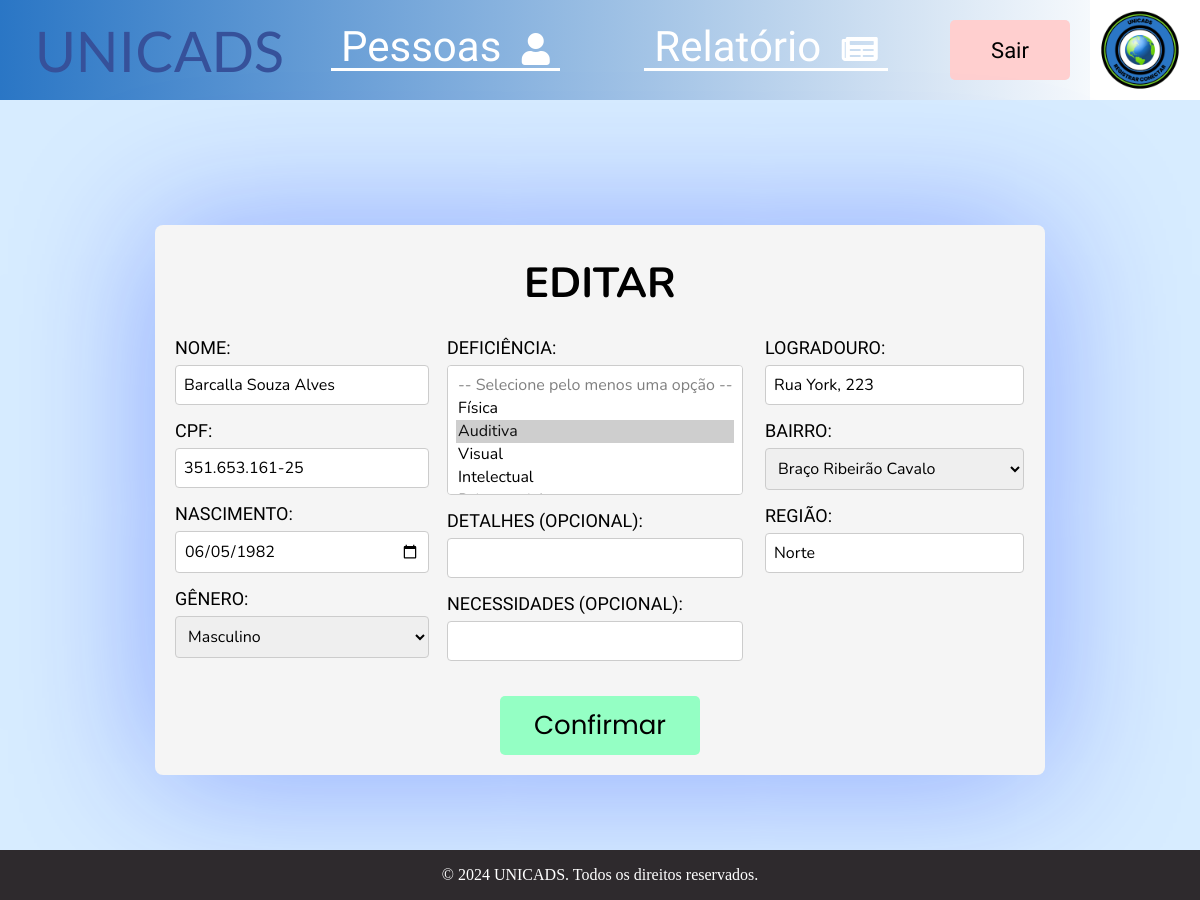
The page /editar-pessoa/119 (signed in) on the database its author committed.
### base/models.py (models this page shows, shortened)
class Pessoa(models.Model):
    nome =  models.CharField(max_length=200, blank=False, null=False)
    cpf = models.CharField(max_length=20)
    data_nasc = models.DateField()
    genero = models.CharField(
        max_length=10,
        choices=[
        ('Masculino', 'Masculino'),
        ('Feminino', 'Feminino'),
    ],
        default='Não informado',
    )
    endereco = models.ForeignKey(Endereco, on_delete=models.SET_NULL, null=True, default=None)
    deficiencias = models.CharField(max_length=100,default='')
    detalhes = models.CharField(max_length=300, default='Não Fornecido')
    necessidades = models.CharField(max_length=300, default='Não Fornecida')

class Endereco(models.Model):
    BAIRROS_CHOICES = [
        ('Água Verde', 'Água Verde'),
        ('Águas Claras', 'Águas Claras'),
        ('Amizade', 'Amizade'),
        ('Barra do Rio Cerro', 'Barra do Rio Cerro'),
        ('Barra do Rio Molha', 'Barra do Rio Molha'),
        ('Boa Vista', 'Boa Vista'),
        ('Braço Ribeirão Cavalo', 'Braço Ribeirão Cavalo'),
        ('Centenário', 'Centenário'),
        ('Centro', 'Centro'),
        ('Chico de Paulo', 'Chico de Paulo'),
        ('Czerniewicz', 'Czerniewicz'),
        ('Estrada Nova', 'Estrada Nova'),
        ('Ilha da Figueira', 'Ilha da Figueira'),
        ('Jaraguá 84', 'Jaraguá 84'),
        ('Jaraguá 99', 'Jaraguá 99'),
        ('Jaraguá Esquerdo', 'Jaraguá Esquerdo'),
        ('João Pessoa', 'João Pessoa'),
        ('Nereu Ramos', 'Nereu Ramos'),
        ('Nova Brasília', 'Nova Brasília'),
        ('Parque Malwee', 'Parque Malwee'),
        ('Rau', 'Rau'),
        ('Ribeirão Cavalo', 'Ribeirão Cavalo'),
        ('Rio Cerro I', 'Rio Cerro I'),
        ('Rio Cerro II', 'Rio Cerro II'),
        ('Rio da Luz', 'Rio da Luz'),
        ('Rio Molha', 'Rio Molha'),
        ('Santa Luzia', 'Santa Luzia'),
        ('Santo Antônio', 'Santo Antônio'),
        ('São Luís', 'São Luís'),
        ('Tifa Martins', 'Tifa Martins'),
        ('Tifa Monos', 'Tifa Monos'),
        ('Três Rios do Norte', 'Três Rios do Norte'),
        ('Três Rios do Sul', 'Três Rios do Sul'),
        ('Vieira', 'Vieira'),
        ('Vila Baependi', 'Vila Baependi'),
        ('Vila Lalau', 'Vila Lalau'),
        ('Vila Lenzi', 'Vila Lenzi'),
        ('Vila Nova', 'Vila Nova'),
    ]
    logradouro = models.CharField(max_length=200)
    bairro = models.CharField(max_length=100,
                                choices=BAIRROS_CHOICES, default='Não Informado')
    regiao = models.CharField(max_length=100)

### base/views.py (the view, shortened to what this page needs)
# urls.py: path('editar-pessoa/<int:pessoa_id>', views.editar_pessoa, name='editar'),
@login_required(login_url='login/')
def editar_pessoa(request, pessoa_id):
    pessoa = Pessoa.objects.get(id=pessoa_id)
    form_pessoa = PessoaForm(request.POST, instance=pessoa)
    form_endereco = EnderecoForm(request.POST, instance=pessoa.endereco)
    return render(request, 'editar.html', {'form_pessoa': form_pessoa, 'form_endereco': form_endereco, 'pessoa': pessoa, 'bairros':[bairro[0] for bairro in Endereco.BAIRROS_CHOICES]})

### base/forms.py (shortened to what this page needs)
class PessoaForm(forms.ModelForm):
    detalhes = forms.CharField(required=False)
    necessidades = forms.CharField(required=False)
    class Meta:
        model = Pessoa
        fields = ['nome', 'cpf', 'data_nasc', 'genero', 'deficiencias','detalhes', 'necessidades']

class EnderecoForm(forms.ModelForm):
    class Meta:
        model = Endereco
        fields = ['logradouro', 'bairro', 'regiao']

### base/templates/editar.html (shortened to what this page needs)
{% extends "base.html" %}
{% load static %}
{% block css %}{% static 'css/cadastro_editar.css' %}{% endblock %}
{% block conteudo %}
<link rel="stylesheet" href="https://cdnjs.cloudflare.com/ajax/libs/font-awesome/5.15.4/css/all.min.css">
<main>
    <div class="box">
        <h1 class="text">EDITAR</h1>
        <form method="post" class="edit-form">
            <div class="dados">
                <div class="pessoa">
                    <div class="esquerda">
                        <div class="form-group">
                            <label for="id_nome">NOME:</label>
                            <input type="text" name="nome" id="id_nome" autocomplete="off" value="{{ form_pessoa.instance.nome }}" required>
                        </div>
                        <div class="form-group">
                            <label for="id_cpf">CPF:</label>
                            <input type="text" name="cpf" id="id_cpf" autocomplete="off" maxlength="14" value="{{ form_pessoa.instance.cpf }}" required>
                        </div>
                        <div class="form-group">
                            <label for="id_nasc">NASCIMENTO:</label>
                            <input type="date" name="data_nasc" id="id_nasc" autocomplete="off" value="{{ form_pessoa.instance.data_nasc|date:'Y-m-d' }}" required>
                        </div>
                        <div class="form-group">
                            <label for="id_genero">GÊNERO:</label>
                            <select name="genero" id="id_genero" required>
                                <option value="Masculino"{% if form_pessoa.genero == 'Masculino' %}selected{% endif %}>Masculino</option>
                            </select>
                        </div>
                    </div>
                    <div class="direita">
                        <div class="form-group">
                            <label for="id_deficiencia">DEFICIÊNCIA:</label>
                            <select name="deficiencias" id="id_deficiencias" multiple required>
                                <option value="" disabled>-- Selecione pelo menos uma opção --</option>
                                <option value="Física" {% if "Física" in form_pessoa.instance.deficiencias %}selected{% endif %}>Física</option>
                                <option value="Auditiva" {% if "Auditiva" in form_pessoa.instance.deficiencias %}selected{% endif %}>Auditiva</option>
                                <option value="Visual" {% if "Visual" in form_pessoa.instance.deficiencias %}selected{% endif %}>Visual</option>
                                <option value="Intelectual" {% if "Intelectual" in form_pessoa.instance.deficiencias %}selected{% endif %}>Intelectual</option>
                                <option value="Psicossocial" {% if "Psicossocial" in form_pessoa.instance.deficiencias %}selected{% endif %}>Psicossocial</option>
                            </select>
                        </div>
                        <div class="form-group">
                            <label for="id_detalhes">DETALHES (OPCIONAL):</label>
                            <input type="text" name="detalhes" id="id_detalhes" autocomplete="off" value="{{ form_pessoa.instance.detalhes }}">
                        </div>
                        <div class="form-group">
                            <label for="id_necessidades">NECESSIDADES (OPCIONAL):</label>
                            <input type="text" name="necessidades" id="id_necessidades" autocomplete="off" value="{{ form_pessoa.instance.necessidades }}">
                        </div>
                    </div>
                </div>
                <div class="endereco">
                    <div class="form-group">
                        <label for="id_logradouro">LOGRADOURO:</label>
                        <input type="text" name="logradouro" id="id_logradouro" autocomplete="off" value="{{ form_pessoa.instance.endereco.logradouro }}" required>
                    </div>
                    <div class="form-group">
                        <label for="id_bairro">BAIRRO:</label>
                            <select name="bairro" id="id_bairro" required>
                                {% for bairro in bairros %}
                                <option value="{{ bairro }}" {% if form_pessoa.instance.endereco.bairro == bairro %}selected{% endif %}>{{ bairro }}</option>
                                {% endfor %}
                            </select>
                    </div>
                    <div class="form-group">
                        <label for="id_regiao">REGIÃO:</label>
                        <input type="text" name="regiao" id="id_regiao" autocomplete="off" value="{{ form_pessoa.instance.endereco.regiao }}" required>
                    </div>
                </div>
            </div>
            <div class="botao">
                <button type="submit" class="btn">Confirmar</button>
            </div>
        </form>
    </div>
</main>
{% endblock %}

### static/css/cadastro_editar.css (style rules this page uses)
main { width: 100%; min-height: 800px; display: flex; flex-direction: column; align-items: center; justify-content: center; }
.box { width: 850px; padding: 20px; background-color: #f5f5f5; border-radius: 8px; box-shadow: 0 2px 140px rgba(0, 38, 255, 0.363); }
.text { text-align: center; font-family: "Nunito"; font-size: 42px; margin-top: 10px; margin-bottom: 25px; }
.dados { display: flex; justify-content: space-between; }
.pessoa { display: flex; }
.esquerda input, .esquerda select { width: 120%; }
.direita { margin-left: 60px; }
#id_deficiencias { height: 130px; }
.endereco { margin-right: 35px; }
.endereco input, .endereco select { width: 115%; }
.form-group { display: flex; flex-direction: column; margin-bottom: 15px; }
.form-group label { font-family: "Quicksand"; font-size: 18px; margin-bottom: 7px; }
.form-group select, .form-group input { font-family: "Nunito"; padding: 8px; font-size: 16px; border: 1px solid #ccc; border-radius: 4px; box-sizing: border-box; }
.botao { display: flex; justify-content: center; margin-top: 20px; }
.botao button { width: 200px; padding: 10px; background-color: #94ffc4; color: rgb(0, 0, 0); border: none; border-radius: 5px; font-size: 26px; font-family: "Poppins"; cursor: pointer; transition: background 0.3s ease; }

### base/templates/base.html (style rules this page uses)
body { margin: 0; padding: 0; min-height: 900px; min-width: fit-content; background-color: rgb(215, 236, 255); }

### rows shown on the page
Pessoa: nome "Barcalla Souza Alves", cpf "351.653.161-25", data_nasc "06/05/1982", deficiencias "-- Selecione pelo menos uma opção -- / Física / Auditiva ☑ / Visual / Intelectual", logradouro "Rua York, 223", bairro "Braço Ribeirão Cavalo", regiao "Norte"
